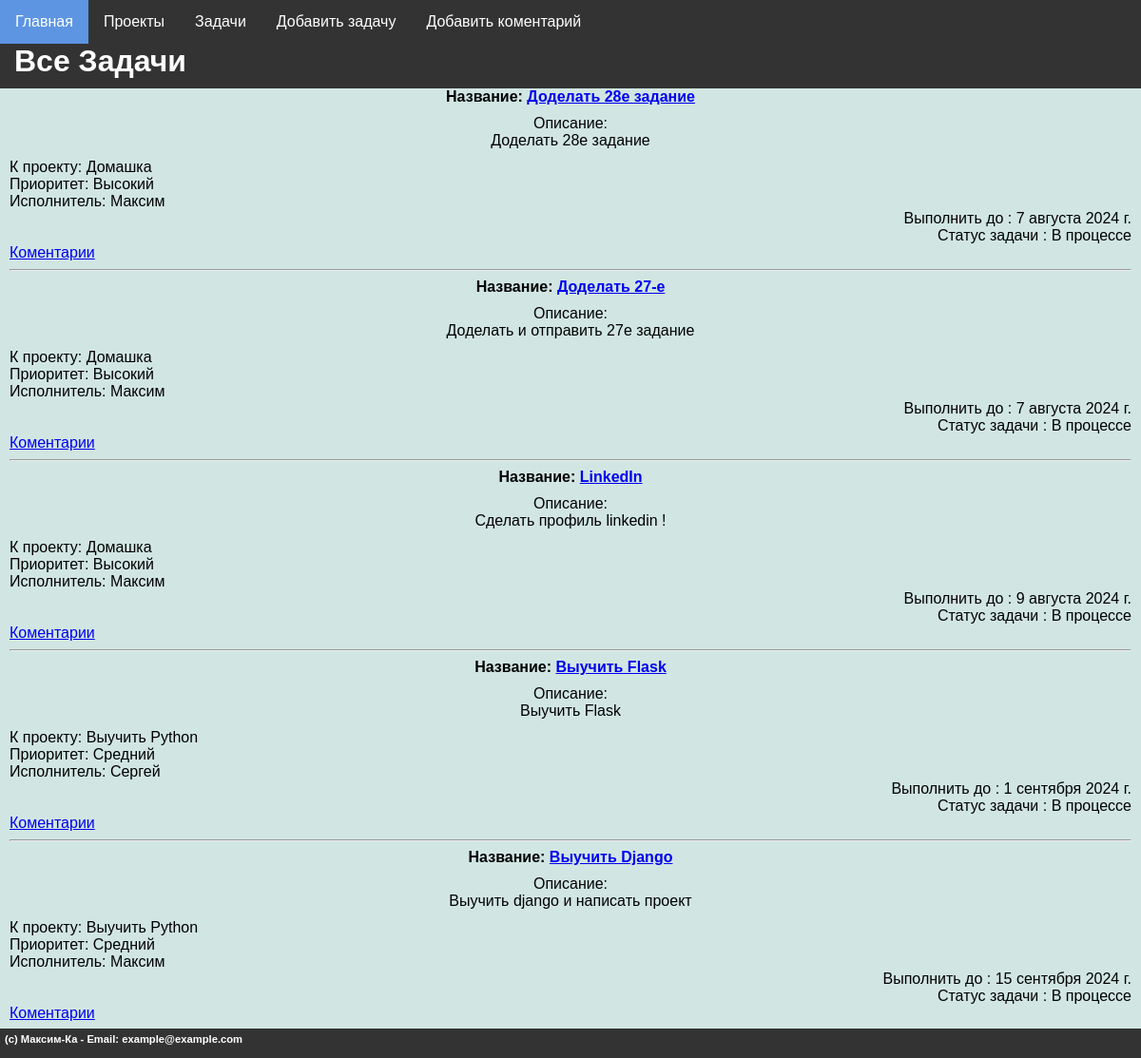
/tasks/, run on the app's committed database.
### mainsite/models.py (models this page shows, shortened)
class Tasks(models.Model):
    STATUS_CHOICES = [
        ('Ожидает', 'Ожидает'),
        ('В процессе', 'В процессе'),
        ('Готово', 'Готово'),
    ]
    PRIORITY_CHOICES = [
        ('Низкий', 'Низкий'),
        ('Средний', 'Средний'),
        ('Высокий', 'Высокий'),
    ]
    task_proj = models.ForeignKey(Project, to_field='proj_name', on_delete=models.CASCADE, related_name='tasks', verbose_name="Проект")
    implementer = models.ForeignKey(Users, to_field='username',null = True ,on_delete=models.CASCADE, related_name='user', verbose_name="Пользователь" )
    task_name = models.CharField(max_length=255, verbose_name="Задача")
    task_desc = models.TextField(blank=True, verbose_name="Описание задачи")
    task_end = models.DateField(null = True, verbose_name="Выполнить до")
    status = models.CharField(max_length=20, choices=STATUS_CHOICES, default='pending', verbose_name="Статус задачи")
    priority = models.CharField(max_length=20, choices=PRIORITY_CHOICES, default='medium', verbose_name="Приоритет задачи")
    class Meta:
        verbose_name = "Задачи"
        verbose_name_plural = "Задачи"
        ordering = ["task_end"]

class Project(models.Model):
    proj_name = models.CharField(max_length=255, unique=True, verbose_name="Название проекта")
    proj_desc = models.TextField(blank=True, verbose_name="Описание проекта")
    proj_create = models.DateTimeField(auto_now_add=True, verbose_name="Дата создания проекта")
    class Meta:
        verbose_name = "Проект"
        verbose_name_plural = "Проект"
        ordering = ["proj_create"]
    def __str__(self):
      return self.proj_name

class Users(models.Model):
    username = models.CharField(max_length=255,unique=True, verbose_name="Имя Пользователя")
    email = models.EmailField(max_length = 255, verbose_name="Электронная почта")
    password = models.CharField(max_length=255, verbose_name="Пароль")
    date_joined = models.DateTimeField(auto_now_add=True)
    class Meta:
        verbose_name = "Пользователь"
        verbose_name_plural = "Пользователь"
        ordering = ["-date_joined"]
    def __str__(self):
      return self.username

### mainsite/views.py (the view)
# urls.py: path("tasks/", tasks, name='tasks'),
def tasks(request):
    menu = [{'title':'Главная','url':'/'},
            {'title':'Проекты','url':'/proj'},
            {'title':'Задачи','url':'/tasks'},
            {'title':'Добавить задачу','url':'/add_task'},
            {'title':'Добавить коментарий','url':'/add_coment'}]
    tasks = Tasks.objects.all()
    context = {
        'title': 'Все задачи',
        'menu': menu,
        'tasks': tasks,
        'footer' : "(c) Максим-Ка - Email: example@example.com",
        'header' : "Все Задачи"
        }
    return render(request, 'project_K/tasks.html',context)

### mainsite/templates/project_K/tasks.html
{% extends 'project_K/base.html' %} {% block content %} {%for a in tasks %}
<b>Название: <a href="/viewtask/{{a.id}}">{{ a.task_name }}</a></b>
<p>Описание:<br />{{ a.task_desc }}</p>
<div align="left">К проекту: {{ a.task_proj }}</div>
<div align="left">Приоритет: {{ a.priority }}</div>
<div align="left">Исполнитель: {{ a.implementer }}</div>
<div align="right">Выполнить до : {{ a.task_end }}</div>
<div align="right">Статус задачи : {{ a.status }}</div>
<div align="left"><a href="/coments/{{a.id}}">Коментарии</a></div>
<hr />
{% endfor %} {% endblock %}

### mainsite/static/style.css (style rules this page uses)
body, html { background-color: #edf4fc; margin: 0; padding: 0; width: 100%; padding-bottom: 10px; }
p { margin: 0px; padding-top: 10px; padding-bottom: 10px; }

### data on the page
Tasks: task_name "Доделать 28е задание", task_desc "Доделать 28е задание", task_proj "Домашка", priority "Высокий", implementer "Максим", task_end "7 августа 2024 г.", status "В процессе"
Tasks: task_name "Доделать 27-е", task_desc "Доделать и отправить 27е задание", task_proj "Домашка", priority "Высокий", implementer "Максим", task_end "7 августа 2024 г.", status "В процессе"
Tasks: task_name "LinkedIn", task_desc "Сделать профиль linkedin !", task_proj "Домашка", priority "Высокий", implementer "Максим", task_end "9 августа 2024 г.", status "В процессе"
Tasks: task_name "Выучить Flask", task_desc "Выучить Flask", task_proj "Выучить Python", priority "Средний", implementer "Сергей", task_end "1 сентября 2024 г.", status "В процессе"
Tasks: task_name "Выучить Django", task_desc "Выучить django и написать проект", task_proj "Выучить Python", priority "Средний", implementer "Максим", task_end "15 сентября 2024 г.", status "В процессе"

### other printed values
{{ item.title }} "Главная" "Проекты" "Задачи" "Добавить задачу" "Добавить коментарий"
{{ header }} "Все Задачи"
{{ footer }} "(c) Максим-Ка - Email: example@example.com"
